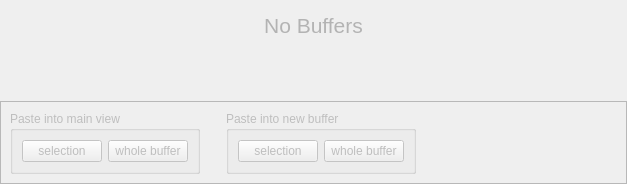
<?xml version="1.0" encoding="UTF-8"?>
<ui version="4.0">
 <class>rv_hex_editor_bufferpane</class>
 <widget class="QWidget" name="rv_hex_editor_bufferpane">
  <property name="geometry">
   <rect>
    <x>0</x>
    <y>0</y>
    <width>627</width>
    <height>169</height>
   </rect>
  </property>
  <property name="windowTitle">
   <string>Form</string>
  </property>
  <layout class="QVBoxLayout" name="verticalLayout">
   <property name="spacing">
    <number>0</number>
   </property>
   <property name="margin">
    <number>0</number>
   </property>
   <item>
    <widget class="QLabel" name="label_no_buffers">
     <property name="text">
      <string>&lt;!DOCTYPE HTML PUBLIC &quot;-//W3C//DTD HTML 4.0//EN&quot; &quot;http://www.w3.org/TR/REC-html40/strict.dtd&quot;&gt;
&lt;html&gt;&lt;head&gt;&lt;meta name=&quot;qrichtext&quot; content=&quot;1&quot; /&gt;&lt;style type=&quot;text/css&quot;&gt;
p, li { white-space: pre-wrap; }
&lt;/style&gt;&lt;/head&gt;&lt;body style=&quot; font-family:'MS Shell Dlg 2'; font-size:8.25pt; font-weight:400; font-style:normal;&quot;&gt;
&lt;p align=&quot;center&quot; style=&quot;-qt-paragraph-type:empty; margin-top:0px; margin-bottom:0px; margin-left:0px; margin-right:0px; -qt-block-indent:0; text-indent:0px; font-size:8pt;&quot;&gt;&lt;/p&gt;
&lt;p align=&quot;center&quot; style=&quot; margin-top:0px; margin-bottom:0px; margin-left:0px; margin-right:0px; -qt-block-indent:0; text-indent:0px;&quot;&gt;&lt;span style=&quot; font-size:16pt; color:#b3b3b3;&quot;&gt;No Buffers&lt;/span&gt;&lt;/p&gt;
&lt;p align=&quot;center&quot; style=&quot;-qt-paragraph-type:empty; margin-top:0px; margin-bottom:0px; margin-left:0px; margin-right:0px; -qt-block-indent:0; text-indent:0px; font-size:16pt; color:#b3b3b3;&quot;&gt;&lt;/p&gt;
&lt;p align=&quot;center&quot; style=&quot;-qt-paragraph-type:empty; margin-top:0px; margin-bottom:0px; margin-left:0px; margin-right:0px; -qt-block-indent:0; text-indent:0px; font-size:16pt; color:#b3b3b3;&quot;&gt;&lt;/p&gt;
&lt;p align=&quot;center&quot; style=&quot;-qt-paragraph-type:empty; margin-top:0px; margin-bottom:0px; margin-left:0px; margin-right:0px; -qt-block-indent:0; text-indent:0px; font-size:8pt;&quot;&gt;&lt;/p&gt;&lt;/body&gt;&lt;/html&gt;</string>
     </property>
    </widget>
   </item>
   <item>
    <widget class="QFrame" name="frame">
     <property name="frameShape">
      <enum>QFrame::StyledPanel</enum>
     </property>
     <property name="frameShadow">
      <enum>QFrame::Raised</enum>
     </property>
     <layout class="QHBoxLayout" name="horizontalLayout_4">
      <item>
       <layout class="QHBoxLayout" name="horizontalLayout">
        <item>
         <widget class="QGroupBox" name="groupBox_paste">
          <property name="enabled">
           <bool>false</bool>
          </property>
          <property name="title">
           <string>Paste into main view</string>
          </property>
          <layout class="QHBoxLayout" name="horizontalLayout_2">
           <item>
            <widget class="QPushButton" name="pushButton_paste_sel_up">
             <property name="text">
              <string>selection</string>
             </property>
             <property name="icon">
              <iconset resource="resources/resources.qrc">
               <normaloff>:/icons/sel_up.png</normaloff>:/icons/sel_up.png</iconset>
             </property>
            </widget>
           </item>
           <item>
            <widget class="QPushButton" name="pushButton_paste_whole_buf_up">
             <property name="text">
              <string>whole buffer</string>
             </property>
             <property name="icon">
              <iconset resource="resources/resources.qrc">
               <normaloff>:/icons/sel_up2.png</normaloff>:/icons/sel_up2.png</iconset>
             </property>
            </widget>
           </item>
          </layout>
         </widget>
        </item>
        <item>
         <spacer name="horizontalSpacer_2">
          <property name="orientation">
           <enum>Qt::Horizontal</enum>
          </property>
          <property name="sizeType">
           <enum>QSizePolicy::Fixed</enum>
          </property>
          <property name="sizeHint" stdset="0">
           <size>
            <width>20</width>
            <height>10</height>
           </size>
          </property>
         </spacer>
        </item>
        <item>
         <widget class="QGroupBox" name="groupBox_paste_sel">
          <property name="enabled">
           <bool>false</bool>
          </property>
          <property name="title">
           <string>Paste into new buffer</string>
          </property>
          <layout class="QHBoxLayout" name="horizontalLayout_3">
           <property name="leftMargin">
            <number>9</number>
           </property>
           <item>
            <widget class="QPushButton" name="pushButton_paste_sel_new_buf">
             <property name="text">
              <string>selection</string>
             </property>
             <property name="icon">
              <iconset resource="resources/resources.qrc">
               <normaloff>:/icons/sel_right.png</normaloff>:/icons/sel_right.png</iconset>
             </property>
            </widget>
           </item>
           <item>
            <widget class="QPushButton" name="pushButton_paste_whole_buf_new_buf">
             <property name="text">
              <string>whole buffer</string>
             </property>
             <property name="icon">
              <iconset resource="resources/resources.qrc">
               <normaloff>:/icons/sel_right2.png</normaloff>:/icons/sel_right2.png</iconset>
             </property>
            </widget>
           </item>
          </layout>
         </widget>
        </item>
        <item>
         <spacer name="horizontalSpacer">
          <property name="orientation">
           <enum>Qt::Horizontal</enum>
          </property>
          <property name="sizeHint" stdset="0">
           <size>
            <width>40</width>
            <height>20</height>
           </size>
          </property>
         </spacer>
        </item>
       </layout>
      </item>
     </layout>
    </widget>
   </item>
  </layout>
 </widget>
 <resources>
  <include location="resources/resources.qrc"/>
 </resources>
 <connections/>
</ui>
